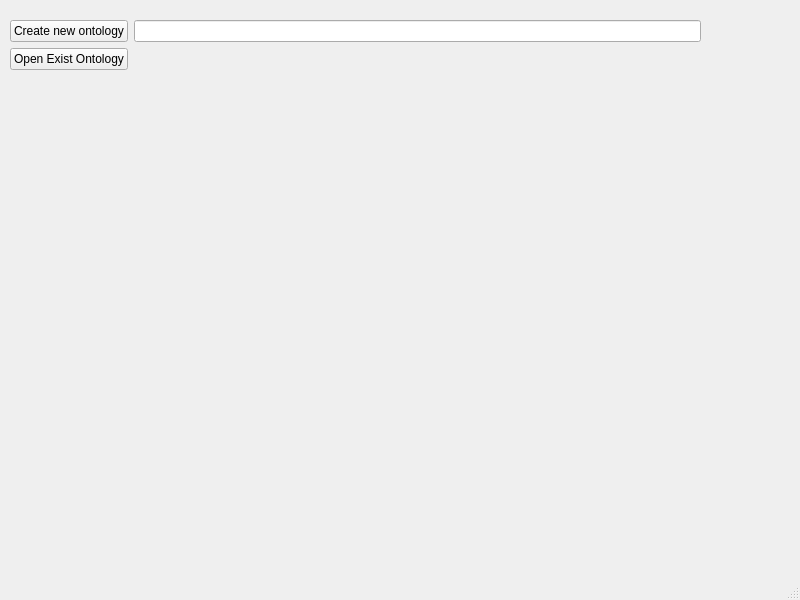
<?xml version="1.0" encoding="UTF-8"?>
<ui version="4.0">
 <class>Choose</class>
 <widget class="QMainWindow" name="Choose">
  <property name="geometry">
   <rect>
    <x>0</x>
    <y>0</y>
    <width>800</width>
    <height>600</height>
   </rect>
  </property>
  <property name="windowTitle">
   <string>MainWindow</string>
  </property>
  <widget class="QWidget" name="centralwidget">
   <widget class="QWidget" name="formLayoutWidget">
    <property name="geometry">
     <rect>
      <x>10</x>
      <y>20</y>
      <width>691</width>
      <height>148</height>
     </rect>
    </property>
    <layout class="QFormLayout" name="formLayout">
     <item row="0" column="0">
      <widget class="QPushButton" name="createNewOntologyButton">
       <property name="text">
        <string>Create new ontology</string>
       </property>
      </widget>
     </item>
     <item row="1" column="0">
      <widget class="QPushButton" name="openExistOntologyButton">
       <property name="text">
        <string>Open Exist Ontology</string>
       </property>
      </widget>
     </item>
     <item row="0" column="1">
      <widget class="QLineEdit" name="ontologyPathLineEdit"/>
     </item>
    </layout>
   </widget>
  </widget>
  <widget class="QMenuBar" name="menubar">
   <property name="geometry">
    <rect>
     <x>0</x>
     <y>0</y>
     <width>800</width>
     <height>22</height>
    </rect>
   </property>
  </widget>
  <widget class="QStatusBar" name="statusbar"/>
 </widget>
 <resources/>
 <connections/>
</ui>
